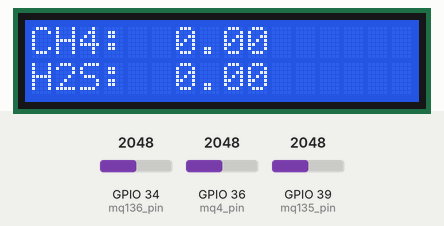
Recording of a program running on a simulated ESP32. Parts: 16×2 character LCD. The inputs (shaded band) are chosen by the test bench; at power-on: GPIO 34 (mq136_pin) = 2048, GPIO 36 (mq4_pin) = 2048, GPIO 39 (mq135_pin) = 2048. What the program prints to the serial monitor is not drawn.

Above: at 3.7 s.
3.8 s: GPIO 34 (mq136_pin) set to 609
At 4.9 s:
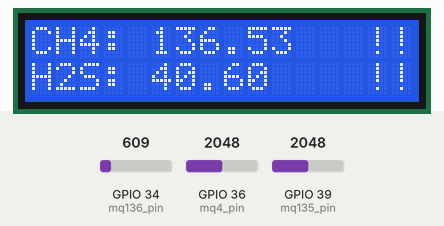
6.0 s: GPIO 34 (mq136_pin) set to 535
At 7.7 s:
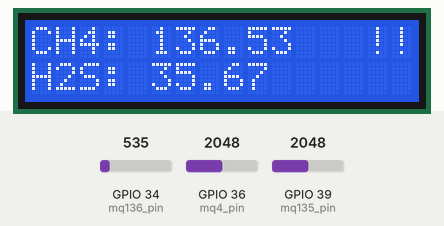
8.0 s: GPIO 36 (mq4_pin) set to 2866
At 9.2 s:
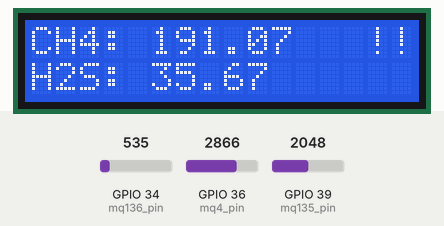
10.0 s: GPIO 36 (mq4_pin) set to 3603
At 11.7 s:
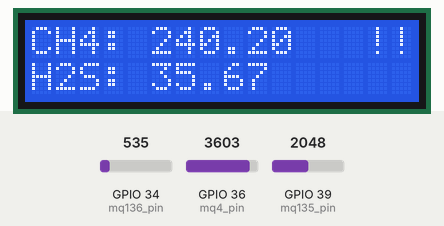
12.0 s: GPIO 34 (mq136_pin) set to 491
At 13.5 s:
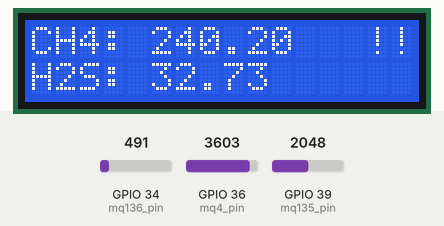
14.0 s: GPIO 36 (mq4_pin) set to 4095
At 15.0 s:
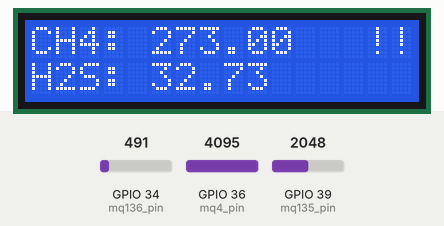
Timing chart, 0 to 17.0 s (numbered marks = the images above; inputs shaded):
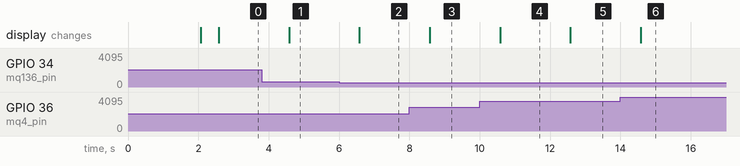

Measured:
- the behaviour switches between 581 and 580 on GPIO 34 (mq136_pin) (found by bisection; images 1 and 2)
- after the input at 3.8 s, the display: changes after 0.78 s (image 1)
- after the input at 6.0 s, the display: changes after 0.58 s (image 2)
- after the input at 8.0 s, the display: changes after 0.58 s (image 3)
- after the input at 10.0 s, the display: changes after 0.58 s (image 4)
- after the input at 12.0 s, the display: changes after 0.58 s (image 5)
- after the input at 14.0 s, the display: changes after 0.58 s (image 6)

The program:

main.cpp
```cpp
#include <Arduino.h>
#include <vector>
#include <sensor.h>
#include <display.h>
#include <access_point.h>
#include <web_server_dashboard.h>

Sensor MQ4;
Sensor MQ135;
Sensor MQ136;
Sensor humidity;
Sensor temperature;


const int display_delay = 2000;
unsigned long prevTime = 0;
int counter = 0;

void setup() {
  // Serial.begin(9600);
  Serial.println("starting sensor");
  setup_display();
  setup_sensors();

  setup_access_point();
  setup_webserver();
}

void loop() {
  unsigned long currentTime = millis();
  MQ4.measured_value = readSensor(mq4_pin, MQ4.tempval, MQ4.buffer, MQ4.prev_value);
  MQ135.measured_value = readSensor(mq135_pin, MQ135.tempval, MQ135.buffer, MQ135.prev_value);
  MQ136.measured_value = readSensor(mq136_pin, MQ136.tempval, MQ136.buffer, MQ136.prev_value);
  sensors_event_t event;

  MQ4.status = decide_status(MQ4.measured_value, ch4_threshold);
  MQ135.status = decide_status(MQ135.measured_value, nh3_threshold);
  MQ136.status = decide_status(MQ136.measured_value, h2s_threshold);

  sensor_mq4 = change_to_scale(MQ4.measured_value);
  sensor_mq135 = change_to_scale(MQ135.measured_value);
  sensor_mq136 = change_to_scale(MQ136.measured_value);
  // sensor_humidity = humidity.measured_value;
  // sensor_humidity = 0;
  sensor_temperature = temperature.measured_value;
  sensor_mq4_status = MQ4.status;
  sensor_mq135_status = MQ135.status;
  sensor_mq136_status = MQ136.status;

  if (currentTime - prevTime >= display_delay){
    prevTime = currentTime;
    // humidity.measured_value = readHumidity();
    // temperature.measured_value = readTemperature();
    // counter += 1;
    lcd_display_page1(sensor_mq4, sensor_mq136);
    // if (counter % 2 == 0){
    //   lcd_display_page1(MQ4.measured_value, MQ136.measured_value);
    // }  else {
    //   lcd_display_page2(temperature.measured_value, humidity.measured_value);
    // }
  }


  // serial_display(MQ4.measured_value, MQ135.measured_value, MQ136.measured_value, humidity.measured_value, temperature.measured_value);
  // display_sensor(MQ4.measured_value, MQ135.measured_value, MQ136.measured_value, humidity.measured_value);


  handle_webserver();
}
```

access_point.h
```cpp
#ifndef ACCESS_POINT_H
#define ACCESS_POINT_H

#include <Arduino.h>
#include <WiFi.h>

#define AP_SSID "AQUOS-Batur"
#define AP_PASSWORD "batur123"

void setup_access_point() {
    WiFi.mode(WIFI_AP);
    bool ap_ready = WiFi.softAP(AP_SSID, AP_PASSWORD);
    if (!ap_ready){
        Serial.println("failed to start access point");
        return;
    }

    // set custom IP configuration
    IPAddress apIP(192, 168, 4, 1);
    IPAddress subnet(255, 255, 255, 0);
    WiFi.softAPConfig(apIP, apIP, subnet);

    // result
    IPAddress IP = WiFi.softAPIP();
    Serial.print("AP Started. IP: "); Serial.println(IP);
}

#endif
```

display.h
```cpp
#ifndef DISPLAY_H
#define DISPLAY_H

#include <Arduino.h>
#include <LiquidCrystal.h>
#include <sensor.h>

#define RSpin 4
#define ENpin 5
#define D4pin 19
#define D5pin 21
#define D6pin 22
#define D7pin 23

#define button 25

LiquidCrystal lcd(RSpin, ENpin, D4pin, D5pin, D6pin, D7pin);
// bool page_state = false;
// int buttonPushCounter = 0;
// int buttonState = 0;
// int lastButtonState= 0;

void setup_display() {
    lcd.begin(16,2);
    lcd.setCursor(2,0);
    lcd.print("AQUOS-BATUR");
    lcd.setCursor(2,1);
    lcd.print("KKN-UGM 2026");
    delay(2000);
    lcd.setCursor(0, 0);
    lcd.print("                ");
    lcd.setCursor(0, 1);
    lcd.print("                ");
    delay(500);
}

void serial_display(float& mq4, float& mq135, float& mq136, float& dht, float& temp){
    Serial.print("CH4\t: "); Serial.print(mq4);
    Serial.print("\tNH3\t: "); Serial.print(mq135);
    Serial.print("\tH2S\t: "); Serial.print(mq136);
    Serial.print("\tdht\t: "); Serial.print(dht);
    Serial.print("\ttemp\t: "); Serial.print(temp);
    Serial.println("");
}

void lcd_display_page1(float& mq4, float& mq136){
    char buf[16];

    lcd.setCursor(0, 0);
    lcd.print("                ");
    lcd.setCursor(0, 0);
    lcd.print("CH4:");
    dtostrf(mq4, 5, 2, buf);
    lcd.setCursor(5, 0);
    lcd.print(buf);
    if (mq4 > ch4_threshold){
        lcd.setCursor(14, 0);
        lcd.print("!!");
    }


    lcd.setCursor(0, 1);
    lcd.print("                ");
    lcd.setCursor(0, 1);
    lcd.print("H2S:");
    dtostrf(mq136, 5, 2, buf);
    lcd.setCursor(5, 1);
    lcd.print(buf);
    if (mq136 > h2s_threshold){
        lcd.setCursor(14, 1);
        lcd.print("!!");
    }
}

void lcd_display_page2(float& temp, float& hum){
    char buf[16];

    lcd.setCursor(0, 0);
    lcd.print("                ");
    lcd.setCursor(0, 0);
    lcd.print("Temp:");
    dtostrf(temp, 5, 2, buf);
    lcd.setCursor(5, 0);
    lcd.print(buf);

    lcd.setCursor(0, 1);
    lcd.print("                ");
    lcd.setCursor(0, 1);
    lcd.print("Hum:");
    dtostrf(hum, 5, 2, buf);
    lcd.setCursor(5, 1);
    lcd.print(buf);
}

#endif
```

sensor.h
```cpp
#ifndef SENSOR_H
#define SENSOR_H

#include <Arduino.h>
#include <DHT.h>
#include <DHT_U.h>

#define mq4_pin 36
#define mq135_pin 39
#define mq136_pin 34
#define dht22_pin 35

#define DHTTYPE DHT22

float divider = 5.0f;
DHT_Unified dht(dht22_pin, DHTTYPE);
// // in analog read
// gas status limit
// float ch4_threshold = 513.0f;
// float nh3_threshold = 1;
// float h2s_threshold = 581.0f;

// scaled to /15
float ch4_threshold = 34.20;
float nh3_threshold = 1;
float h2s_threshold = 38.733f;

struct Sensor
{
    int buffer = 0;
    float tempval = 0.0f;
    float measured_value = 0.0f;
    float prev_value = 0.0f;
    String status;
};

float movingAvg(float& storedVal, int& buffer, float value, float& prev_value){
    if (buffer < divider){
        storedVal += value;
        buffer += 1;
        return prev_value;
    } else if (buffer == divider){
        buffer = 0;
        float final_value = storedVal / divider;
        storedVal = 0;
        prev_value = final_value;
        return final_value;
    }
    return prev_value;
}

float readSensor(const int pin, float& storedVal, int& buffer, float& prev_value){
    float value = analogRead(pin);
    float filtered = movingAvg(storedVal, buffer, value, prev_value);
    return filtered;
}

String decide_status(float sensor_value, float hazard_threshold){
    String status;
    if (sensor_value < hazard_threshold){
        status = "AMAN";
    } else {
        status = "BURUK";
    }
    return status;
}

void setup_sensors(){
    // analogSetPinAttenuation(mq4_pin, ADC_11db);
    analogSetPinAttenuation(mq135_pin, ADC_11db);
    // analogSetPinAttenuation(mq136_pin, ADC_11db);
    dht.begin();
}

float readHumidity(){
    sensors_event_t event;
    dht.temperature().getEvent(&event);
    if (isnan(event.temperature)){
        Serial.println("error reading temperature");
        return 0.1;
    } else {
        return event.temperature;
    }
}

float readTemperature(){
    sensors_event_t event;
    dht.humidity().getEvent(&event);
    if (isnan(event.relative_humidity)){
        Serial.println("error reading humidity");
        return 0.1;
    } else{
        return event.relative_humidity;
    }
}

float change_to_scale(float value){
    return value/15;
}


#endif
```

web_server_dashboard.h
```cpp
#ifndef WEB_SERVER_DASHBOARD_H
#define WEB_SERVER_DASHBOARD_H

#include <Arduino.h>
#include <WebServer.h>

WebServer server(80);

// Sensor values and statuses are updated from main.cpp
float sensor_mq4 = 0;
float sensor_mq135 = 0;
float sensor_mq136 = 0;
float sensor_humidity = 0;
float sensor_temperature = 0;
String sensor_mq4_status = "AMAN";
String sensor_mq135_status = "AMAN";
String sensor_mq136_status = "AMAN";

String status_class(const String& status) {
    if (status == "AMAN") {
        return "safe";
    }
    if (status == "SEDANG") {
        return "warning";
    }
    return "danger";
}

void handle_root() {
    String mq4_class = status_class(sensor_mq4_status);
    String mq135_class = status_class(sensor_mq135_status);
    String mq136_class = status_class(sensor_mq136_status);

    String html = "<!DOCTYPE html><html><head><title>Aquos Sensor Dashboard</title>";
    html += "<meta name='viewport' content='width=device-width, initial-scale=1'>";
    html += "<style>";
    html += "body { font-family: Arial, sans-serif; text-align: center; padding: 20px; }";
    html += ".sensor { display: inline-block; margin: 10px; padding: 15px; border: 1px solid #ccc; border-radius: 8px; min-width: 220px; }";
    html += ".value { font-size: 24px; font-weight: bold; color: #0066cc; }";
    html += ".safe { color: #1b8f3a; font-weight: bold; }";
    html += ".warning { color: #d4a400; font-weight: bold; }";
    html += ".danger { color: #d11f1f; font-weight: bold; }";
    html += ".status-label { margin-top: 8px; font-size: 18px; }";
    html += "</style></head><body>";
    html += "<h1>Sensor Dashboard</h1>";

    html += "<div class='sensor'><p>Metana (CH4): <span class='value'>";
    html += String(sensor_mq4, 2);
    html += "</span></p><p class='status-label'>Status: <span class='";
    html += mq4_class;
    html += "'>";
    html += sensor_mq4_status;
    html += "</span></p></div>";

    html += "<div class='sensor'><p>Ammonia (NH3): <span class='value'>";
    html += String(sensor_mq135, 2);
    html += "</span></p><p class='status-label'>Status: <span class='";
    html += mq135_class;
    html += "'>";
    html += sensor_mq135_status;
    html += "</span></p></div>";

    html += "<div class='sensor'><p>Hidrogen Sulfida (H2S): <span class='value'>";
    html += String(sensor_mq136, 2);
    html += "</span></p><p class='status-label'>Status: <span class='";
    html += mq136_class;
    html += "'>";
    html += sensor_mq136_status;
    html += "</span></p></div>";

    // html += "<div class='sensor'><p>Kelembapan: <span class='value'>";
    // html += String(sensor_humidity, 2);
    // html += "%</span></p></div>";

    // html += "<div class='sensor'><p>Suhu: <span class='value'>";
    // html += String(sensor_temperature, 2);
    // html += "C</span></p></div>";

    html += "</body></html>";
    server.send(200, "text/html", html);
}

void setup_webserver() {
    server.on("/", handle_root);
    server.begin();
    Serial.println("Web Server started");
}

void handle_webserver() {
    server.handleClient();
}

#endif
```
